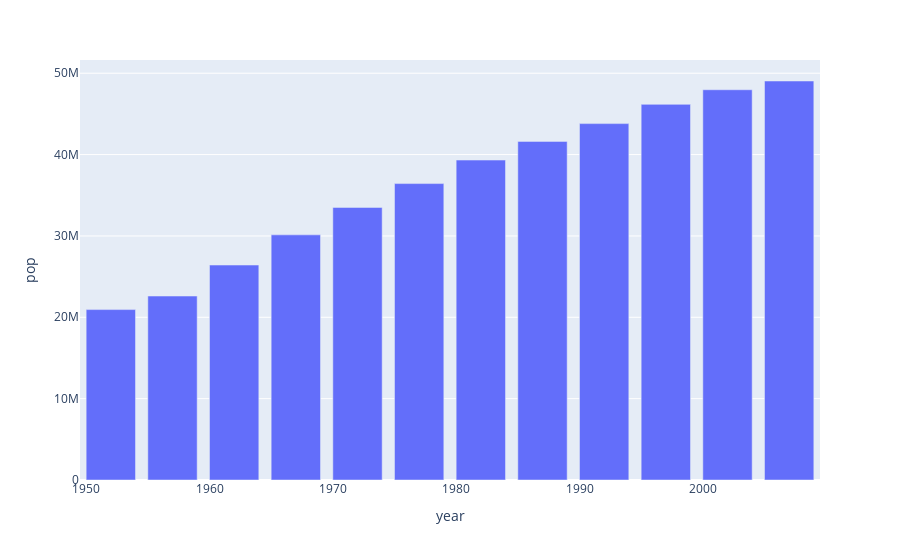

Write notebook code for a chart like this one.
### Code cell
fig = px.bar(gapminder_korea, x='year', y='pop')
fig.show()

### Figure 1 — Plotly figure (JSON) as saved in the notebook; plotly's stock layout.template omitted (floating-point values rounded to 4 significant figures)
{"data": [{"alignmentgroup": "True", "hovertemplate": "year=%{x}<br>pop=%{y}<extra></extra>", "legendgroup": "", "marker": {"color": "#636efa"}, "name": "", "offsetgroup": "", "orientation": "v", "showlegend": false, "textposition": "auto", "type": "bar", "x": [1952, 1957, 1962, 1967, 1972, 1977, 1982, 1987, 1992, 1997, 2002, 2007], "xaxis": "x", "y": [20947571, 22611552, 26420307, 30131000, 33505000, 36436000, 39326000, 41622000, 43805450, 46173816, 47969150, 49044790], "yaxis": "y"}], "layout": {"barmode": "relative", "legend": {"tracegroupgap": 0}, "margin": {"t": 60}, "xaxis": {"anchor": "y", "domain": [0, 1], "title": {"text": "year"}}, "yaxis": {"anchor": "x", "domain": [0, 1], "title": {"text": "pop"}}}}
